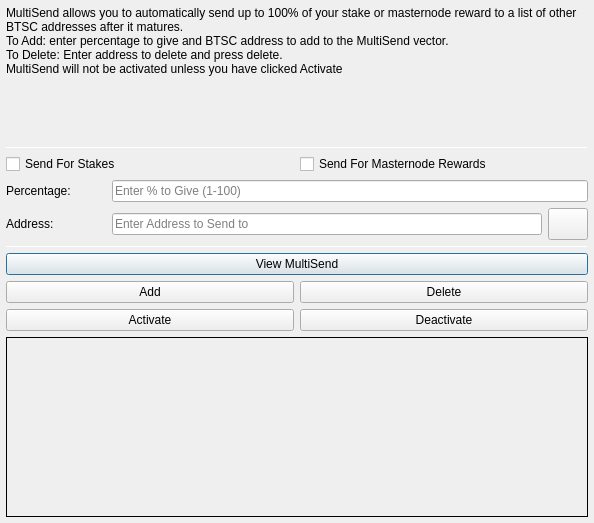
<?xml version="1.0" encoding="UTF-8"?>
<ui version="4.0">
 <class>MultiSendDialog</class>
 <widget class="QDialog" name="MultiSendDialog">
  <property name="windowModality">
   <enum>Qt::NonModal</enum>
  </property>
  <property name="geometry">
   <rect>
    <x>0</x>
    <y>0</y>
    <width>594</width>
    <height>523</height>
   </rect>
  </property>
  <property name="windowTitle">
   <string>MultiSend</string>
  </property>
  <layout class="QVBoxLayout" name="verticalLayout" stretch="0">
   <property name="leftMargin">
    <number>6</number>
   </property>
   <property name="topMargin">
    <number>6</number>
   </property>
   <property name="rightMargin">
    <number>6</number>
   </property>
   <property name="bottomMargin">
    <number>6</number>
   </property>
   <item>
    <layout class="QVBoxLayout" name="verticalLayout_Main" stretch="1,1,1,1,1,1">
     <item>
      <widget class="QLabel" name="label_2">
       <property name="lineWidth">
        <number>1</number>
       </property>
       <property name="text">
        <string>MultiSend allows you to automatically send up to 100% of your stake or masternode reward to a list of other BTSC addresses after it matures.
To Add: enter percentage to give and BTSC address to add to the MultiSend vector.
To Delete: Enter address to delete and press delete.
MultiSend will not be activated unless you have clicked Activate</string>
       </property>
       <property name="alignment">
        <set>Qt::AlignLeading|Qt::AlignLeft|Qt::AlignTop</set>
       </property>
       <property name="wordWrap">
        <bool>true</bool>
       </property>
      </widget>
     </item>
     <item>
      <widget class="Line" name="line">
       <property name="minimumSize">
        <size>
         <width>0</width>
         <height>1</height>
        </size>
       </property>
       <property name="maximumSize">
        <size>
         <width>16777215</width>
         <height>1</height>
        </size>
       </property>
       <property name="orientation">
        <enum>Qt::Horizontal</enum>
       </property>
      </widget>
     </item>
     <item>
      <layout class="QVBoxLayout" name="verticalLayout_Settings">
       <item>
        <layout class="QHBoxLayout" name="horizontalLayout">
         <item>
          <widget class="QCheckBox" name="multiSendStakeCheckBox">
           <property name="text">
            <string>Send For Stakes</string>
           </property>
          </widget>
         </item>
         <item>
          <widget class="QCheckBox" name="multiSendMasternodeCheckBox">
           <property name="text">
            <string>Send For Masternode Rewards</string>
           </property>
          </widget>
         </item>
        </layout>
       </item>
       <item>
        <layout class="QHBoxLayout" name="horizontalLayout_6">
         <item>
          <widget class="QLabel" name="label">
           <property name="minimumSize">
            <size>
             <width>100</width>
             <height>0</height>
            </size>
           </property>
           <property name="toolTip">
            <string>Percentage of stake to send</string>
           </property>
           <property name="text">
            <string>Percentage:</string>
           </property>
          </widget>
         </item>
         <item>
          <widget class="QLineEdit" name="multiSendPercentEdit">
           <property name="toolTip">
            <string>Enter whole numbers 1 - 100</string>
           </property>
           <property name="placeholderText">
            <string>Enter % to Give (1-100)</string>
           </property>
          </widget>
         </item>
        </layout>
       </item>
       <item>
        <layout class="QHBoxLayout" name="horizontalLayout_7">
         <item>
          <widget class="QLabel" name="label_5">
           <property name="minimumSize">
            <size>
             <width>100</width>
             <height>0</height>
            </size>
           </property>
           <property name="toolTip">
            <string>Address to send portion of stake to</string>
           </property>
           <property name="text">
            <string>Address:</string>
           </property>
          </widget>
         </item>
         <item>
          <widget class="QLineEdit" name="multiSendAddressEdit">
           <property name="toolTip">
            <string/>
           </property>
           <property name="placeholderText">
            <string>Enter Address to Send to</string>
           </property>
          </widget>
         </item>
         <item>
          <widget class="QPushButton" name="addressBookButton">
           <property name="maximumSize">
            <size>
             <width>16777215</width>
             <height>32</height>
            </size>
           </property>
           <property name="toolTip">
            <string>Choose an address from the address book</string>
           </property>
           <property name="text">
            <string/>
           </property>
           <property name="icon">
            <iconset resource="../btscoin.qrc">
             <normaloff>:/icons/address-book</normaloff>:/icons/address-book</iconset>
           </property>
           <property name="shortcut">
            <string>Alt+A</string>
           </property>
           <property name="autoDefault">
            <bool>false</bool>
           </property>
          </widget>
         </item>
        </layout>
       </item>
      </layout>
     </item>
     <item>
      <widget class="Line" name="line_2">
       <property name="minimumSize">
        <size>
         <width>0</width>
         <height>1</height>
        </size>
       </property>
       <property name="maximumSize">
        <size>
         <width>16777215</width>
         <height>1</height>
        </size>
       </property>
       <property name="orientation">
        <enum>Qt::Horizontal</enum>
       </property>
      </widget>
     </item>
     <item>
      <layout class="QVBoxLayout" name="verticalLayout_Buttons">
       <item>
        <layout class="QHBoxLayout" name="horizontalLayout_4">
         <item>
          <widget class="QPushButton" name="viewButton">
           <property name="toolTip">
            <string/>
           </property>
           <property name="statusTip">
            <string>View MultiSend Vector</string>
           </property>
           <property name="text">
            <string>View MultiSend</string>
           </property>
          </widget>
         </item>
        </layout>
       </item>
       <item>
        <layout class="QHBoxLayout" name="horizontalLayout_2">
         <item>
          <widget class="QPushButton" name="addButton">
           <property name="toolTip">
            <string/>
           </property>
           <property name="statusTip">
            <string>Add to MultiSend Vector</string>
           </property>
           <property name="text">
            <string>Add</string>
           </property>
          </widget>
         </item>
         <item>
          <widget class="QPushButton" name="deleteButton">
           <property name="toolTip">
            <string/>
           </property>
           <property name="statusTip">
            <string>Delete Address From MultiSend Vector</string>
           </property>
           <property name="text">
            <string>Delete</string>
           </property>
          </widget>
         </item>
        </layout>
       </item>
       <item>
        <layout class="QHBoxLayout" name="horizontalLayout_5">
         <item>
          <widget class="QPushButton" name="activateButton">
           <property name="statusTip">
            <string>Activate MultiSend</string>
           </property>
           <property name="text">
            <string>Activate</string>
           </property>
          </widget>
         </item>
         <item>
          <widget class="QPushButton" name="disableButton">
           <property name="statusTip">
            <string>Deactivate MultiSend</string>
           </property>
           <property name="text">
            <string>Deactivate</string>
           </property>
          </widget>
         </item>
        </layout>
       </item>
      </layout>
     </item>
     <item>
      <widget class="QLabel" name="message">
       <property name="minimumSize">
        <size>
         <width>0</width>
         <height>180</height>
        </size>
       </property>
       <property name="frameShape">
        <enum>QFrame::Panel</enum>
       </property>
       <property name="frameShadow">
        <enum>QFrame::Plain</enum>
       </property>
       <property name="lineWidth">
        <number>1</number>
       </property>
       <property name="midLineWidth">
        <number>1</number>
       </property>
       <property name="text">
        <string/>
       </property>
       <property name="alignment">
        <set>Qt::AlignLeading|Qt::AlignLeft|Qt::AlignTop</set>
       </property>
       <property name="wordWrap">
        <bool>true</bool>
       </property>
      </widget>
     </item>
    </layout>
   </item>
  </layout>
 </widget>
 <resources>
  <include location="../btscoin.qrc"/>
 </resources>
 <connections/>
</ui>
